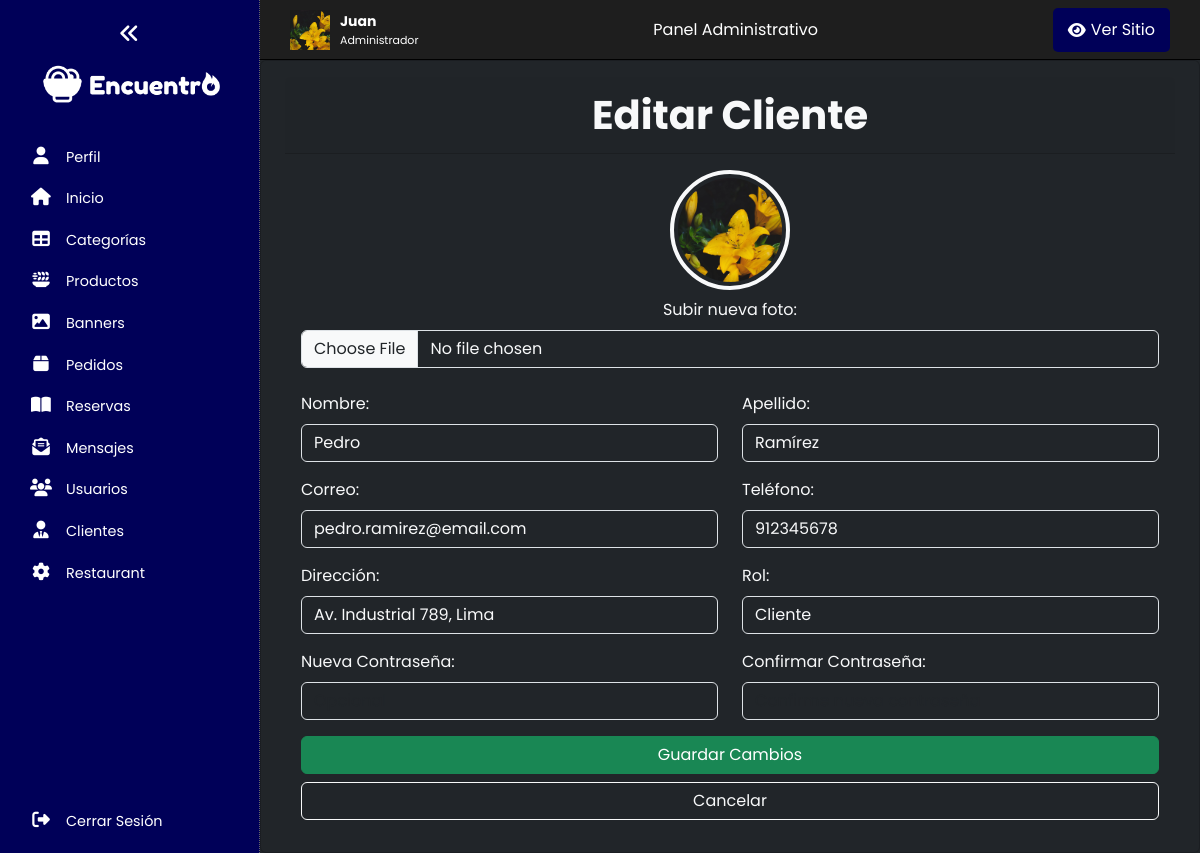
Page /panel/clientes/editar.php?txtID=7 (signed in) on the committed database.
### tables this page shows
CREATE TABLE usuarios (
    id_usuario INT AUTO_INCREMENT PRIMARY KEY,
    nombre VARCHAR(100),
    apellido VARCHAR(100),
    dni VARCHAR(15) UNIQUE,
    correo VARCHAR(100) UNIQUE,
    telefono VARCHAR(15),
    direccion TEXT,
    password VARCHAR(255) NOT NULL,
    foto_perfil VARCHAR(255) DEFAULT 'default_admin.jpg',
    rol ENUM('Administrador', 'Empleado', 'Cliente'),
    creado_en TIMESTAMP DEFAULT CURRENT_TIMESTAMP
);

### panel/clientes/editar.php (the view, shortened to what this page needs)
<?php
include("../bd.php");
if (isset($_GET['txtID'])) {
    $txtID = $_GET["txtID"];
    $sentencia = $conect->prepare("SELECT * FROM usuarios WHERE id_usuario = :id");
    $sentencia->bindParam(":id", $txtID);
    $sentencia->execute();
    $registro = $sentencia->fetch(PDO::FETCH_ASSOC);
}
include("../recursos/header.php");
?>
<div class="card bg-dark text-light py-3 px-4">
    <div class="card-header text-center">
        <span class="seccion_titulo">Editar Cliente</span>
    </div>
    <div class="card-body">
        <form action="" method="post" enctype="multipart/form-data">
            <div class="text-center mb-4">
                <img src="../../img/usuarios/<?= $registro['foto_perfil'] ?>" alt="Foto de perfil"
                     class="rounded-circle border border-light border-4 p-1"
                     width="120" height="120">
                <div class="mt-2">
                    <label class="form-label">Subir nueva foto:</label>
                    <input type="file" name="foto_perfil" class="form-control bg-dark text-light">
                </div>
            </div>
            <div class="row">
                <div class="col-md-6">
                    <div class="mb-3">
                        <label class="form-label">Nombre:</label>
                        <input type="text" class="form-control bg-dark text-light" name="nombre" value="<?= htmlspecialchars($registro['nombre']) ?>" required>
                    </div>
                    <div class="mb-3">
                        <label class="form-label">Correo:</label>
                        <input type="email" class="form-control bg-dark text-light" name="correo" value="<?= htmlspecialchars($registro['correo']) ?>" required>
                    </div>
                    <div class="mb-3">
                        <label class="form-label">Dirección:</label>
                        <input type="text" class="form-control bg-dark text-light" name="direccion" value="<?= htmlspecialchars($registro['direccion']) ?>" required>
                    </div>
                    <div class="mb-3">
                        <label class="form-label">Nueva Contraseña:</label>
                        <input type="password" class="form-control bg-dark text-light" name="password" placeholder="Opcional">
                    </div>
                </div>
                <div class="col-md-6">
                    <div class="mb-3">
                        <label class="form-label">Apellido:</label>
                        <input type="text" class="form-control bg-dark text-light" name="apellido" value="<?= htmlspecialchars($registro['apellido']) ?>" required>
                    </div>
                    <div class="mb-3">
                        <label class="form-label">Teléfono:</label>
                        <input type="text" class="form-control bg-dark text-light" name="telefono" value="<?= htmlspecialchars($registro['telefono']) ?>" required>
                    </div>
                    <div class="mb-3">
                        <label class="form-label">Rol:</label>
                        <select class="form-control bg-dark text-light" name="rol">
                            <option value="cliente" <?= strtolower($registro['rol']) == 'cliente' ? 'selected' : '' ?>>Cliente</option>
                        </select>
                    </div>
                    <div class="mb-3">
                        <label class="form-label">Confirmar Contraseña:</label>
                        <input type="password" class="form-control bg-dark text-light" name="confirm_password" placeholder="Confirme nueva contraseña">
                    </div>
                </div>
            </div>
            <div class="d-grid gap-2">
                <button type="submit" class="btn btn-success">Guardar Cambios</button>
                <a href="index.php" class="btn btn-outline-light">Cancelar</a>
            </div>
        </form>
    </div>
</div>
<?php include("../recursos/footer.php"); ?>

### css/data.css (style rules this page uses)
:root { --header-height: 5rem; --color_primario: #ff8000; --color_secundario: #32005b; --color_gris: #171717; --color_blanco: #ffffff; --color_negro: #000000; --color_success: #1ae000; --color_info: #0066eb; --color_danger: #cf0000; --color_body: white; --color_sidebar_panel: rgb(0, 0, 88); --nav_font: "Montserrat", sans-serif; --body_font: "Oswald", sans-serif; --logo_font: "BankGothic"; --normal-font-size: 0.938rem; --font_regular: 400; --font_semi_bold: 600; --max_width: 1024px; --titulo_banner: 70px; --subtitulo_banner: 22px; --descripcion_banner: 20px; --seccion_titulo: 40px; --seccion_subtitulo: 20px; --seccion_item: 23px; --seccion_parrafo: 15px; --tablet__titulo_banner: 55px; --tablet__subtitulo_banner: 20px; --tablet__descripcion_banner: 18px; --tablet__seccion_titulo: 30px; --tablet__seccion_subtitulo: 18px; --tablet__seccion_parrafo: 14px; --tablet__seccion_item: 19px; --movil__titulo_banner: 38px; --movil__subtitulo_banner: 18px; --movil__descripcion_banner: 16px; --movil__seccion_titulo: 26px; --movil__seccion_subtitulo: 16px; --movil__seccion_parrafo: 13px; --movil__seccion_item: 17px; --paddingy: 50px; --color_scroll: rgba(255, 255, 255, 0.075); --color_scroll_hover: rgba(255, 255, 255, 0.2); }
* { box-sizing: border-box; }
.seccion_titulo { font-size: var(--seccion_titulo); font-weight: bolder; margin: 5px 0px; }

### panel/recursos/header.css (style rules this page uses)
body { box-sizing: border-box; margin: 0; padding: 0; }
a { text-decoration: none; }
body { font-family: 'Poppins', sans-serif; }
.wrapper { display: flex; height: 100vh; background-color: #212529; }

### rows in the picture
usuarios: foto_perfil (placeholder picture), nombre "Pedro", correo "pedro.ramirez@email.com", direccion "Av. Industrial 789, Lima", apellido "Ramírez", telefono "912345678", rol "Cliente"

### other values in the picture
$item_name "Perfil"
$item_name "Inicio"
$item_name "Categorías"
$item_name "Productos"
$item_name "Banners"
$item_name "Pedidos"
$item_name "Reservas"
$item_name "Mensajes"
$item_name "Usuarios"
$item_name "Clientes"
$item_name "Restaurant"
$_SESSION['usuario_nombre'] "Juan"
$_SESSION['usuario_rol'] "Administrador"
